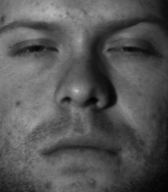
%> input picture hw/hw4/input_files/CroppedYale/yaleB01/yaleB01_P00A+025E+00.pgm, 168 x 192 px; its folder holds only this picture in this run
$ octave hw4_code.m   (GNU Octave 9; MATLAB toolbox functions it lacks are replaced by stand-ins)
%> lines starting %> are read from the running program, lines starting %| are printed output that depends on the picture
% AMATH 482 HW 4

% Zachary McNulty

% NOTES: benefits of alignment is that we can drastically reduce the number of modes
% we have. SVD SUCKS with translated data so the uncropped images raise the supposed
% rank of the system becasue SVD cannot recognized the translated images as
% the same. Takes time for preprocessing.


%% Part 1: Yale Faces CROPPED

clear all; close all; clc;

% path to hw folder
% system('cd ~/Desktop/AMATH_482/hw/hw4')

% cropped vs uncropped shows how poor SVD does with translated images and
% the importance of pre-processing.
folders = dir('~/Desktop/AMATH_482/hw/hw4/input_files/CroppedYale/yale*');

% MY FACES!
F = zeros(32256, 38);
F2 = zeros(32256, 2415);

index = 1;
index2 = 1;
for j = 1:length(folders)
    path = strcat(folders(j).folder , '/', folders(j).name, '/*.pgm');
    files = dir(path);

    for k = 1:length(files)
        face = imread(strcat(files(k).folder , '/', files(k).name));
%> face is the input picture: size 192x168 uint8; min 2, max 190, mean 85.5

        % average all the images for each person
        % Since all the images have the same positional location of the
        % face this seems to help balance out the lighting in the
        % photograph.
        F2(:, index2) = reshape(double(face), size(face, 1)*size(face,2), 1);
        index2 = index2 + 1;

        if k == 1
           ave_face = double(face);
        else
            ave_face = ave_face + double(face);
        end
    end
    ave_face = ave_face ./ length(files);

    % each row is a measurement of a given pixel across many trials (i.e.
    % photos of people)
    F(:, index) = reshape(ave_face, size(ave_face, 1)*size(ave_face, 2), 1);
    index = index + 1;
end

% Demean the data
% F = F - mean(F,1);
% F2 = F2 - mean(F2, 1);

imheight = size(face,1);
%> imheight = 192
imwidth = size(face,2);
%> imwidth = 168

%% Calculate the Singular Value Decomposition

[u, s, v] = svd(F, 'econ');
%[u2, s2, v2] = svd(F2, 'econ');


%% Interpretation of U, Sigma, V

% set which group of images we are working with, averaged or not
U = u;
S = s;
V = v;
X = F;

%%
% The columns of U represent an orthogonal basis for the codomain of our data matrix X.
% Not just any basis, however, the BEST basis for the space where each
% successive column captures as much of the variance in the data as
% possible.
% In this case, as the codomain of our matrix is the space in which column of
% the matrix exists, as each column is a face in our data set the codomain is
% "face space" Thus, it follows that
% U is the "optimal" basis for face-space where the SVD's idea of what the important features
% that make up a face are will be those that capture the most variance.
% Furthermore, the columns of V then store the
% coordinates of each of our data measurements (i.e. each face) within this
% face space. What linear combination of these principal components
% (outputted by the code below).

for col = 1:size(U, 2)
   figure(2)

   next_face = reshape(U(:, col), [imheight, imwidth]);
   pcolor(flipud(next_face)), shading interp, colormap(gray);

   pause(1);
end
%> this loop made 38 passes
%> pass 1, `next_face = reshape(U(:, col), [imheight, imwidth]);`:
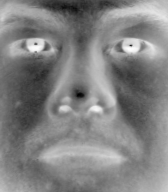
%> next_face: size 192x168 double; min -0.0104, max -0.000459, mean -0.00537; drawn with min black and max white
%> pass 1, `colormap(gray)`:
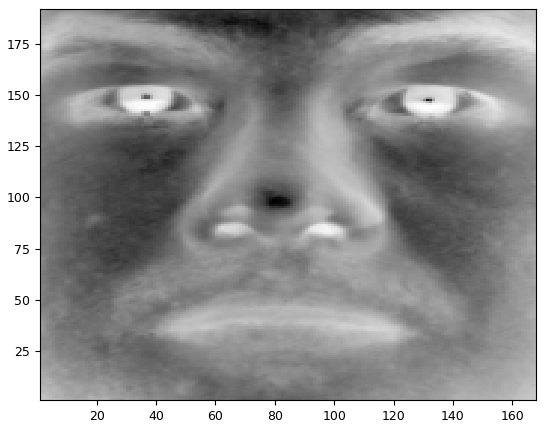
%> figure redrawn from the program's plot data
%> pass 2, `next_face = reshape(U(:, col), [imheight, imwidth]);`:
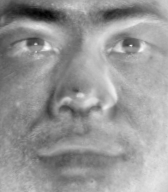
%> next_face: size 192x168 double; min -0.0228, max 0.0155, mean -1.68e-05; drawn with min black and max white
%> after the loop:
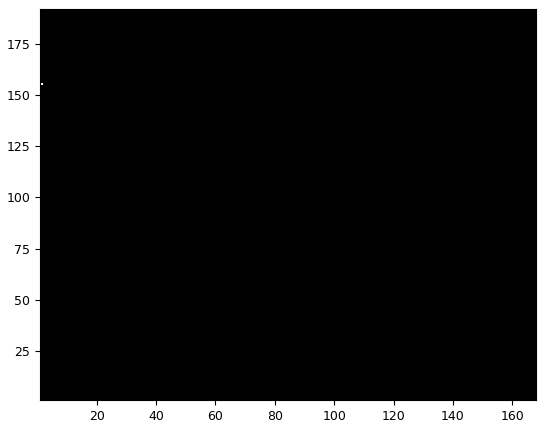
%> figure redrawn from the program's plot data


%% Plot singular Values

figure(4)
plot(diag(S) ./ max(diag(S)), 'r.', 'markersize', 20)
xticks(1:round(length(S)/10):length(S))
ylim([0,1])
title('Normalized Singular Values')
ylabel('\sigma_j')
xlabel('index (j)')
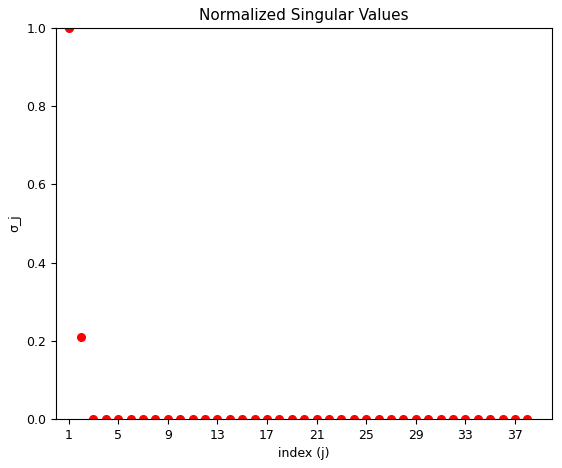
%> figure redrawn from the program's plot data; highest point at x = 1, y = 1

%% Choosing rank r

% We will choose the r that captures at least 90% of the energy of the
% system

energy = 0;
total = sum(diag(S));
%> total = 33041.4
% how much energy we want our modes to capture.
% 75% does alright; 90% does very good.
threshold = 0.9;
r = 0;
while energy < threshold
    r = r + 1;
    energy = energy + S(r,r)/total;
end
%> this loop made 2 passes
%> energy on passes 1 to 2: 0.827, 1
%> after the loop, r = 2


%% rank r approximation of face space

rank = r;
%> rank = 2

% low-rank approximation of our faces stored in F.
X_r = U(:, 1:rank) * S(1:rank, 1:rank) * (V(:, 1:rank)');

faces_to_plot = 10;

for j = 1:faces_to_plot
figure (5)
subplot(211)
imshow(uint8(reshape(X_r(:, j), imheight, imwidth)));
subplot(212)
imshow(uint8(reshape(X(:, j), imheight, imwidth)));
pause(5);
end
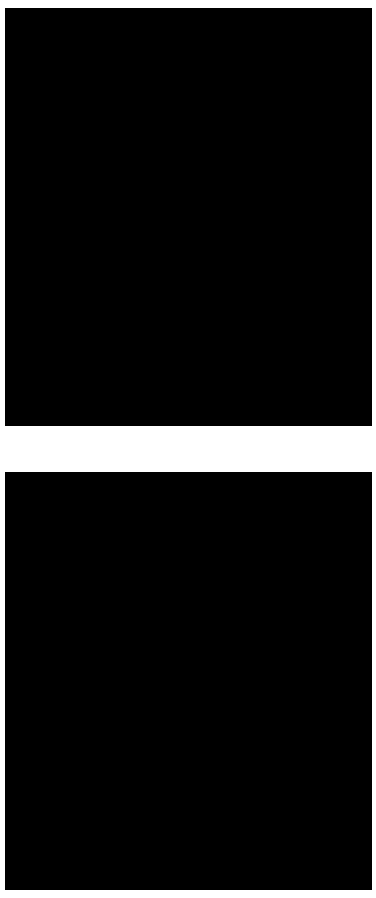
%> figure redrawn from the program's plot data, 2 panels


%% Part 1: Yale Faces UNCROPPED

clear all; close all; clc;

% NOTE: in this case averaging might not work as well as the previous case
% because the photos are no longer aligned.

% cropped vs uncropped shows how poor SVD does with translated images and
% the importance of pre-processing.
folders = dir('~/Desktop/AMATH_482/hw/hw4/input_files/yalefaces_uncropped/subject*');

% MY FACES!
F = zeros(77760, 15);
F2 = zeros(77760, 165);

index = 1;
index2 = 1;
for j = 1:length(folders)
    path = strcat(folders(j).folder , '/', folders(j).name, '/subject*');
    files = dir(path);

    for k = 1:length(files)
        face = imread(strcat(files(k).folder , '/', files(k).name));

        % average all the images for each person
        % Since all the images have the same positional location of the
        % face this seems to help balance out the lighting in the
        % photograph.
        F2(:, index2) = reshape(double(face), size(face, 1)*size(face,2), 1);
        index2 = index2 + 1;

        if k == 1
           ave_face = double(face);
        else
           ave_face = ave_face + double(face);
        end
    end
    ave_face = ave_face ./ length(files);

    % each row is a measurement of a given pixel across many trials (i.e.
    % photos of people)
    F(:, index) = reshape(ave_face, size(ave_face, 1)*size(ave_face, 2), 1);
    index = index + 1;
end

% Demean data?
% F = F - mean(F);
% F2 = F2 - mean(F2);

%> (the run ends here)
